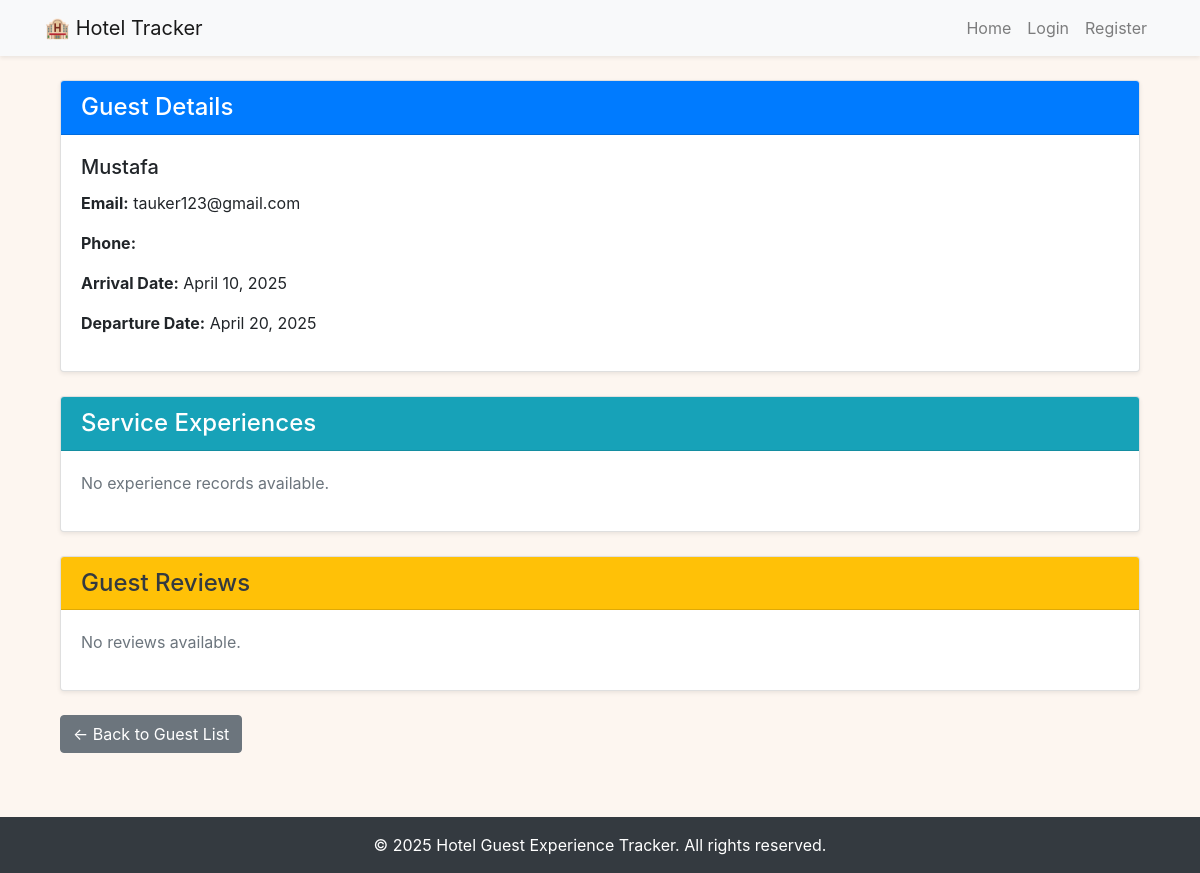
The app's page /guest/4/ with its own data.
### tracker/models.py (models this page shows, shortened)
class Guest(models.Model):
    name = models.CharField(max_length=100)
    email = models.EmailField(unique=True)
    phone = models.CharField(max_length=20, blank=True)
    arrival_date = models.DateField()
    departure_date = models.DateField()

### tracker/views.py (the view)
# urls.py: path('guest/<int:pk>/', views.guest_detail, name='guest_detail'),
def guest_detail(request, pk):
    guest = get_object_or_404(Guest, pk=pk)
    return render(request, 'tracker/guest_detail.html', {'guest': guest})

### tracker/templates/tracker/guest_detail.html
{% extends 'tracker/base.html' %}
{% block content %}
<div class="container">
  <div class="card mb-4 shadow-sm">
    <div class="card-header bg-primary text-white">
      <h4 class="mb-0">Guest Details</h4>
    </div>
    <div class="card-body">
      <h5 class="card-title">{{ guest.name }}</h5>
      <p><strong>Email:</strong> {{ guest.email }}</p>
      <p><strong>Phone:</strong> {{ guest.phone }}</p>
      <p><strong>Arrival Date:</strong> {{ guest.arrival_date }}</p>
      <p><strong>Departure Date:</strong> {{ guest.departure_date }}</p>
    </div>
  </div>
  <div class="card mb-4 shadow-sm">
    <div class="card-header bg-info text-white">
      <h4 class="mb-0">Service Experiences</h4>
    </div>
    <div class="card-body">
      {% if experiences %}
        <ul class="list-group">
          {% for experience in experiences %}
            <li class="list-group-item">
              <div class="d-flex justify-content-between align-items-center">
                <div>
                  <strong>{{ experience.get_service_type_display }}</strong> <span class="badge badge-secondary">on {{ experience.date }}</span>
                  <br><small class="text-muted">Rating: {{ experience.rating }}/5</small>
                  {% if experience.feedback %}
                    <p class="mb-0 mt-2"><em>“{{ experience.feedback }}”</em></p>
                  {% endif %}
                </div>
              </div>
            </li>
          {% endfor %}
        </ul>
      {% else %}
        <p class="text-muted">No experience records available.</p>
      {% endif %}
    </div>
  </div>
  <div class="card mb-4 shadow-sm">
    <div class="card-header bg-warning text-dark">
      <h4 class="mb-0">Guest Reviews</h4>
    </div>
    <div class="card-body">
      {% if reviews %}
        <ul class="list-group">
          {% for review in reviews %}
            <li class="list-group-item">
              <strong>Overall Rating:</strong>
              <span class="badge badge-success">{{ review.overall_rating }}/5</span>
              <p class="mb-1">{{ review.comment }}</p>
              <small class="text-muted">Reviewed on {{ review.created_at }}</small>
            </li>
          {% endfor %}
        </ul>
      {% else %}
        <p class="text-muted">No reviews available.</p>
      {% endif %}
    </div>
  </div>
  <a class="btn btn-secondary" href="{% url 'guest_list' %}">← Back to Guest List</a>
</div>
{% endblock %}

### tracker/templates/tracker/base.html (style rules this page uses)
body { background-color: #fdf6f0; }
html { scroll-behavior: smooth; }

### records on screen
Guest: name "Mustafa", email "tauker123@gmail.com", arrival_date "April 10, 2025", departure_date "April 20, 2025"
